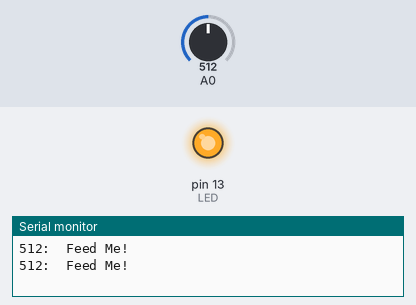
Bench run of a sketch on a simulated Arduino Uno, built with avr-gcc and run on an emulated ATmega328P. Shown: output pins drawn as LEDs (lit = HIGH), the last lines printed to the serial monitor. The test bench sets the inputs (shaded band); at power-on: A0 = 512.

Above: at 10.8 s.
10.9 s: A0 set to 535
21.2 s: A0 set to 559
At 31.0 s:
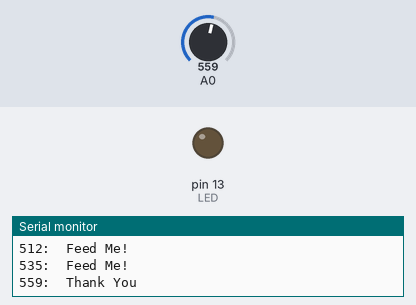
31.5 s: A0 set to 540
At 41.0 s:
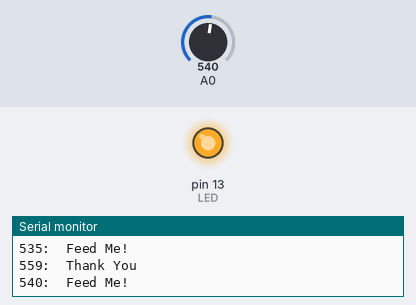
41.5 s: A0 set to 560
At 51.0 s:
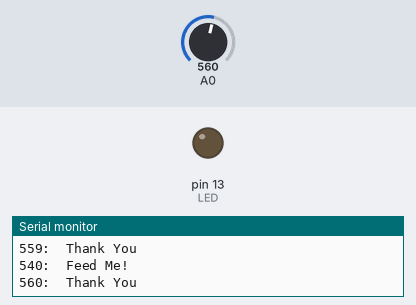
Timing chart, 0 to 52.5 s (numbered marks = the images above; inputs shaded):
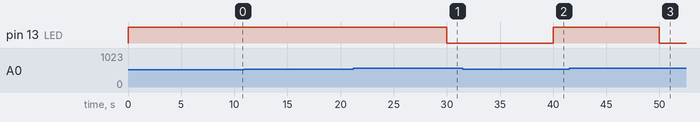

Measured:
- the behaviour switches between 549 and 550 on A0 (found by bisection; images 0 and 1)
- after the input at 21.2 s, pin 13 (LED): HIGH → LOW after 8.8 s
- after the input at 31.5 s, pin 13 (LED): LOW → HIGH after 8.5 s
- after the input at 41.5 s, pin 13 (LED): HIGH → LOW after 8.5 s

The sketch:

plant.ino
```cpp
const short LED = 13;
const short THRESHOLD = 550;
const short INTERVAL = 10000;
const short SERIAL_BAUD_RATE = 9600;

bool needsWater()
{
    short a = analogRead(A0);
    Serial.print(a);
    Serial.print(":\t");

    if(a < THRESHOLD)
        return true;
    else
        return false;
}

void indicateDry(){
    digitalWrite(LED, HIGH);
    Serial.println("Feed Me!");
}

void indicateMoist(){
    digitalWrite(LED, LOW);
    Serial.println("Thank You");
}

void setup()
{
    Serial.begin(SERIAL_BAUD_RATE);
    pinMode(LED, OUTPUT);
}

void loop(){
    if (needsWater())
    {
        indicateDry();
    }
    else{
        indicateMoist();
    }

    delay(INTERVAL);

}
```

plant.c
```cpp
const short LED = 13;
const short THRESHOLD = 550;
const short INTERVAL = 10000;
const short SERIAL_BAUD_RATE = 9600;


void setup()
{

}
```

plant.cpp
```cpp
const short LED = 13;
const short THRESHOLD = 550;
const short INTERVAL = 10000;
const short SERIAL_BAUD_RATE = 9600;

bool needsWater()
{
    short a = analogRead(A0);

}

void setup()
{

}
```
